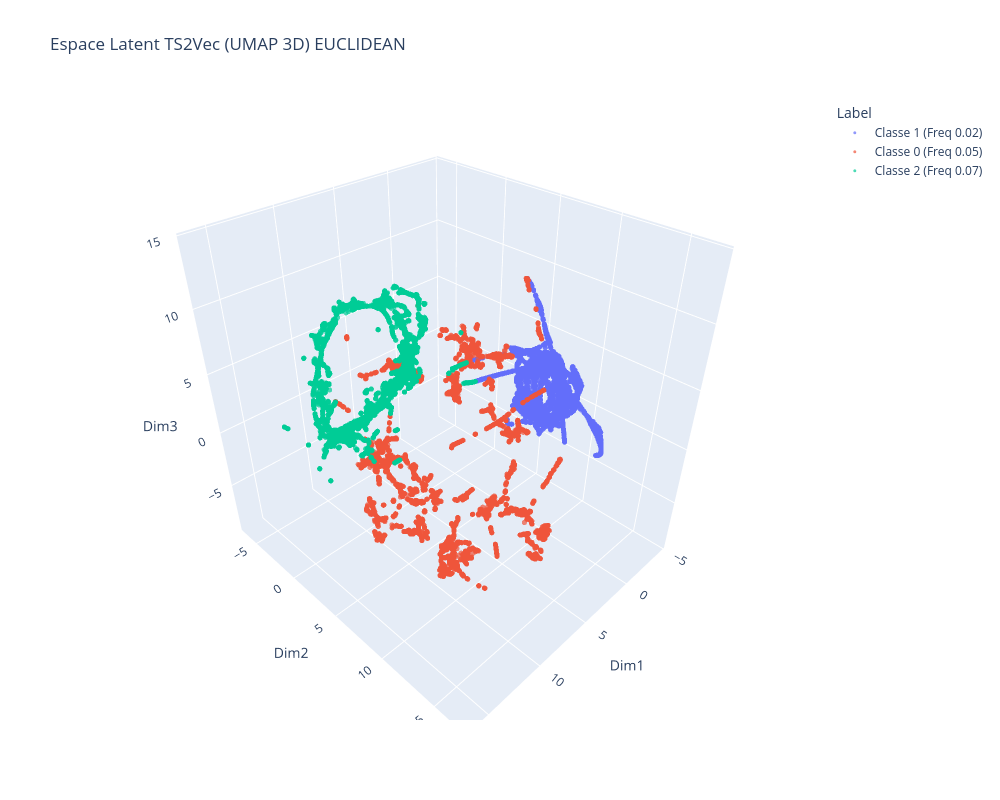

Notebook code for this chart:
### Code cell
# 1. Create a clean DataFrame for Plotly
df_plot = pd.DataFrame(embedding, columns=['Dim1', 'Dim2', 'Dim3'])

# Map your labels to names for the legend
class_names = {0: 'Classe 0 (Freq 0.05)', 1: 'Classe 1 (Freq 0.02)', 2: 'Classe 2 (Freq 0.07)'}
df_plot['Label'] = [class_names[y] for y in y_test_concat]

# 2. Create the interactive 3D plot
fig = px.scatter_3d(
    df_plot,
    x='Dim1',
    y='Dim2',
    z='Dim3',
    color='Label',
    title='Espace Latent TS2Vec (UMAP 3D) EUCLIDEAN',
    opacity=0.7,
    width=1000,
    height=800
)

# Make the dots smaller (like s=20 in matplotlib)
fig.update_traces(marker=dict(size=3))

fig.show()

### Figure 1 — Plotly figure (JSON) as saved in the notebook; plotly's stock layout.template omitted (floating-point values rounded to 4 significant figures; data arrays with more than 128 entries replaced by an {"elided": "..."} marker saying what was removed)
{"data": [{"hovertemplate": "Label=Classe 1 (Freq 0.02)<br>Dim1=%{x}<br>Dim2=%{y}<br>Dim3=%{z}<extra></extra>", "legendgroup": "Classe 1 (Freq 0.02)", "marker": {"color": "#636efa", "opacity": 0.7, "size": 3, "symbol": "circle"}, "mode": "markers", "name": "Classe 1 (Freq 0.02)", "scene": "scene", "showlegend": true, "type": "scatter3d", "x": {"elided": "6800 float values"}, "y": {"elided": "6800 float values"}, "z": {"elided": "6800 float values"}}, {"hovertemplate": "Label=Classe 0 (Freq 0.05)<br>Dim1=%{x}<br>Dim2=%{y}<br>Dim3=%{z}<extra></extra>", "legendgroup": "Classe 0 (Freq 0.05)", "marker": {"color": "#EF553B", "opacity": 0.7, "size": 3, "symbol": "circle"}, "mode": "markers", "name": "Classe 0 (Freq 0.05)", "scene": "scene", "showlegend": true, "type": "scatter3d", "x": {"elided": "9800 float values"}, "y": {"elided": "9800 float values"}, "z": {"elided": "9800 float values"}}, {"hovertemplate": "Label=Classe 2 (Freq 0.07)<br>Dim1=%{x}<br>Dim2=%{y}<br>Dim3=%{z}<extra></extra>", "legendgroup": "Classe 2 (Freq 0.07)", "marker": {"color": "#00cc96", "opacity": 0.7, "size": 3, "symbol": "circle"}, "mode": "markers", "name": "Classe 2 (Freq 0.07)", "scene": "scene", "showlegend": true, "type": "scatter3d", "x": {"elided": "7400 float values"}, "y": {"elided": "7400 float values"}, "z": {"elided": "7400 float values"}}], "layout": {"height": 800, "legend": {"title": {"text": "Label"}, "tracegroupgap": 0}, "scene": {"domain": {"x": [0, 1], "y": [0, 1]}, "xaxis": {"title": {"text": "Dim1"}}, "yaxis": {"title": {"text": "Dim2"}}, "zaxis": {"title": {"text": "Dim3"}}}, "title": {"text": "Espace Latent TS2Vec (UMAP 3D) EUCLIDEAN"}, "width": 1000}}
